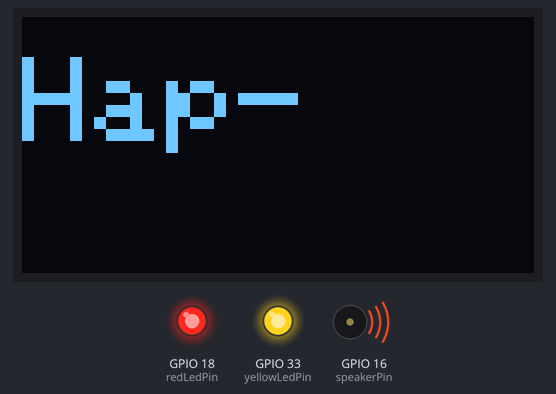
Simulated run of this sketch. Board: ESP32-S2. On the bench: 128×64 one-colour display, output pins drawn as LEDs (lit = HIGH), buzzer (waves = sounding). What the sketch prints to the serial monitor is not drawn.

Above: at 0.19 s.
At 1.0 s:
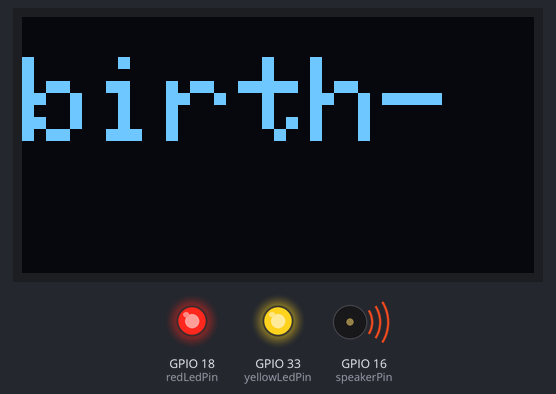
At 2.79 s:
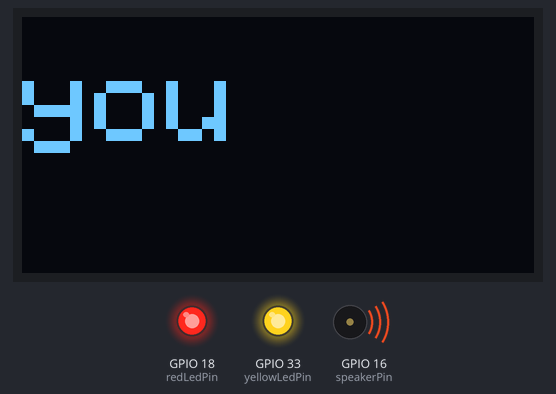
At 5.37 s:
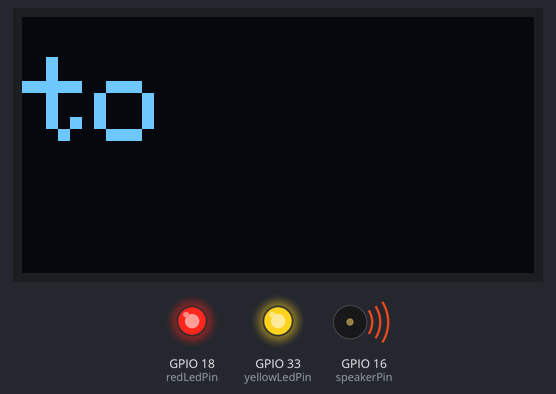
At 7.96 s:
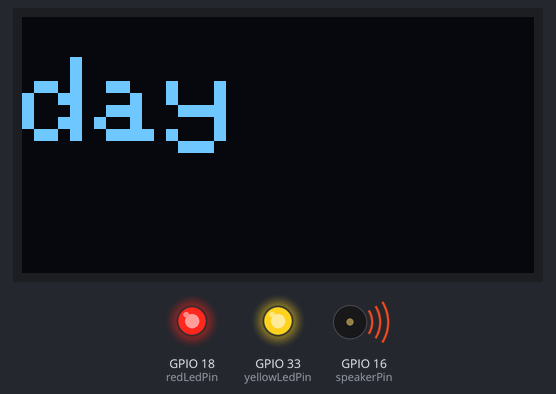
At 12.5 s:
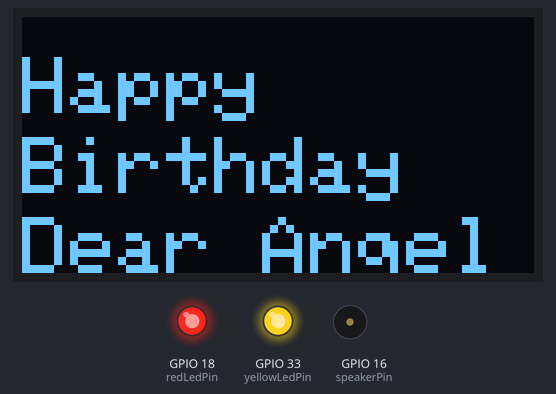
Timing chart, 0 to 40.0 s (numbered marks = the images above):
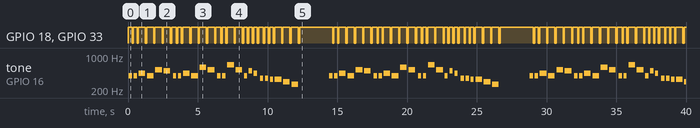

The sketch:

htday_Greetings_V3_ino_copy_202504121542_copy_20250502000147.ino
```cpp
//Philip - ESP32 Version - Happy Birthday with Lyrics "Dear Angel", LEDs ON with Beat, and Constant OLED Display
#include <Wire.h>
#include <Adafruit_GFX.h>
#include <Adafruit_SSD1306.h>

#define SCREEN_WIDTH 128 // OLED display width, in pixels
#define SCREEN_HEIGHT 64 // OLED display height, in pixels
#define OLED_RESET     -1 // Reset pin # (or -1 if sharing Arduino reset pin)

// Define the new SDA and SCL pins for ESP32 S2 Mini
#define SDA_PIN 35
#define SCL_PIN 37

Adafruit_SSD1306 display(SCREEN_WIDTH, SCREEN_HEIGHT, &Wire, OLED_RESET);

int speakerPin = 16;
int redLedPin = 18;
int yellowLedPin = 33;
int tempo = 120; // Adjust tempo as needed

// Melody for Happy Birthday (adjusted for "Dear Angel")
char notes[] = "GGAGcB GGAGdc GGecGBA FFEEDC";
// Beats for Happy Birthday (adjusted for "Dear Angel")
int beats[] = { 2, 2, 4, 4, 4, 4, 1,
                2, 2, 4, 4, 4, 4, 1,
                2, 2, 4, 4, 2, 2, 2, 2, 2, // Dear An-gel
                2, 2, 4, 4, 4, 4, 4, 4 };
int length = sizeof(notes) / sizeof(notes[0]);

// Corresponding lyrics with "Dear Angel" split
String lyrics[] = {"Hap-", "py ", "birth-", "day ", "to ", "you", "",
                    "Hap-", "py ", "birth-", "day ", "to ", "you", "",
                    "Hap-", "py ", "birth-", "day ", "dear ", "An-", "gel", "",
                    "Hap-", "py ", "birth-", "day ", "to ", "you", "", ""};

char names[] = {'C', 'D', 'E', 'F', 'G', 'A', 'B',
                'c', 'd', 'e', 'f', 'g', 'a', 'b',
                'x', 'y' };
int tones[] = { 262, 294, 330, 349, 392, 440, 494,  // Octave 4
                523, 587, 659, 698, 784, 880, 988,  // Octave 5
                659, 740 };                          // F#5, G#5 (approximations for x and y)

void playNote(char note, int duration, String lyric) {
  int newduration = duration;
  digitalWrite(redLedPin, HIGH);     // Turn on red LED
  digitalWrite(yellowLedPin, HIGH); // Turn on yellow LED

  display.clearDisplay();
  display.setTextSize(3); // Set text size to 3
  display.setTextColor(SSD1306_WHITE);
  display.setCursor(0, 10);
  display.println(lyric);
  display.display();

  for (int i = 0; i < sizeof(names) / sizeof(names[0]); i++) {
    if (names[i] == note) {
      tone(speakerPin, tones[i], newduration);
      Serial.print(lyric); // Print the lyric
      delay(newduration);
      noTone(speakerPin);
      digitalWrite(redLedPin, LOW);
      digitalWrite(yellowLedPin, LOW);
      delay(tempo / 4); // Small pause after lyric/note
      break;
    }
  }
}

void setup() {
  pinMode(speakerPin, OUTPUT);
  pinMode(redLedPin, OUTPUT);   // Set red LED pin as output
  pinMode(yellowLedPin, OUTPUT); // Set yellow LED pin as output
  Serial.begin(115200); // Initialize serial communication for lyrics
  Serial.println("Happy Birthday!");
  digitalWrite(redLedPin, LOW);
  digitalWrite(yellowLedPin, LOW); // Initialize LEDs off

  // Initialize OLED display with custom I2C pins
  Wire.begin(SDA_PIN, SCL_PIN);
  if (!display.begin(SSD1306_SWITCHCAPVCC, 0x3C)) { // Address 0x3C for 128x64
    Serial.println(F("SSD1306 allocation failed"));
    for (;;)
      ; // Don't proceed, loop forever
  }


}

void loop() {
  for (int i = 0; i < length; i++) {
    // Turn LEDs ON at the beginning of each note/lyric
    digitalWrite(redLedPin, HIGH);
    digitalWrite(yellowLedPin, HIGH);
    playNote(notes[i], beats[i] * tempo, lyrics[i]);
    // LEDs are turned OFF within playNote after the tone/delay finishes
    delay(tempo / 2); // Slight pause between notes/lyrics
  }
  Serial.println("\n"); // Newline after the song
  display.clearDisplay();
  display.setTextSize(2);
  display.setTextColor(SSD1306_WHITE);
  display.setCursor(0, 10);
  display.println("Happy");
  display.setCursor(0, 30);
  display.println("Birthday");
  display.setTextSize(2);
  display.setCursor(0, 50);
  display.println("Dear Angel");
  display.display();
  delay(2000); // Wait 2 seconds before repeating
}
```

Measured:
- by itself, GPIO 18 (redLedPin), GPIO 33 (yellowLedPin): moves between LOW and HIGH, repeating every 14.4 s
- by itself, tone on GPIO 16 (speakerPin): plays 392 Hz for 0.24 s, 392 Hz for 0.24 s, 440 Hz for 0.48 s, 392 Hz for 0.48 s, 523 Hz for 0.48 s, 494 Hz for 0.48 s … (74 notes in this stretch)
- what the display in image 1 shows lasts 0.6 s, from 0.8 s to 1.4 s
- what the display in image 2 shows lasts 0.6 s, from 2.6 s to 3.2 s
